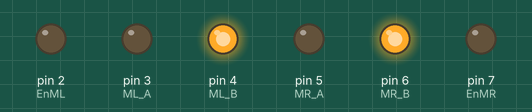
This sketch was run on a simulated Arduino Uno, built with avr-gcc and run on an emulated ATmega328P. On the bench: output pins drawn as LEDs (lit = HIGH).

Above: at 0.1 s.
Timing chart, 0 to 1.6 s (numbered marks = the images above):
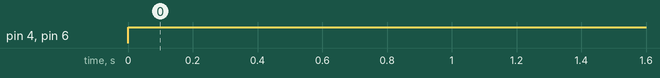

Measured:
- by itself, pin 4 (ML_B), pin 6 (MR_B): LOW → HIGH at 0.00 s

The sketch:

20240411ControlMega.ino
```cpp
#define EnML 2
#define ML_A 3
#define ML_B 4
#define MR_A 5
#define MR_B 6
#define EnMR 7

void setup() {
  // Configuramos las salidas para el puente H
  pinMode(EnML, OUTPUT);
  pinMode(ML_A, OUTPUT);
  pinMode(ML_B, OUTPUT);
  pinMode(MR_A, OUTPUT);
  pinMode(MR_B, OUTPUT);
  pinMode(EnMR, OUTPUT);

  Serial.begin(500000);

}

//-----------------loop----------------
void loop() {

  // Velocidad máxima en 255
  // Velocidad mínima en 95, recomendable 100
  MRC(100);
  MLC(100);
}

//------------------Funciones----------------
void MLC(int vel){
  analogWrite(EnML, vel);
  digitalWrite(ML_A, LOW);
  digitalWrite(ML_B, HIGH);
}

void MRC(int vel){
  analogWrite(EnMR, vel);
  digitalWrite(MR_A, LOW);
  digitalWrite(MR_B, HIGH);
}
```
